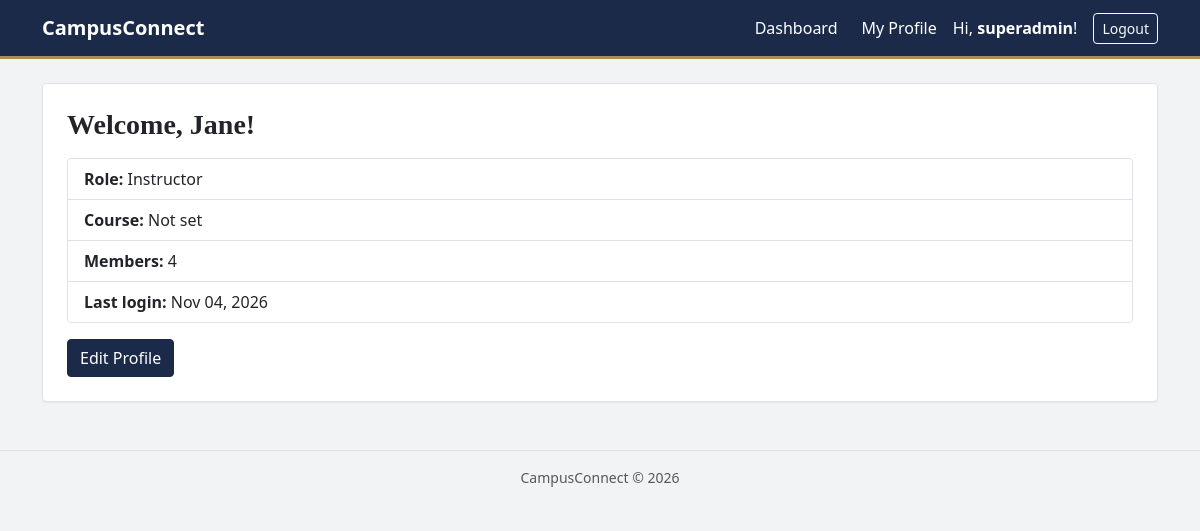
The app's page / (signed in), older data.
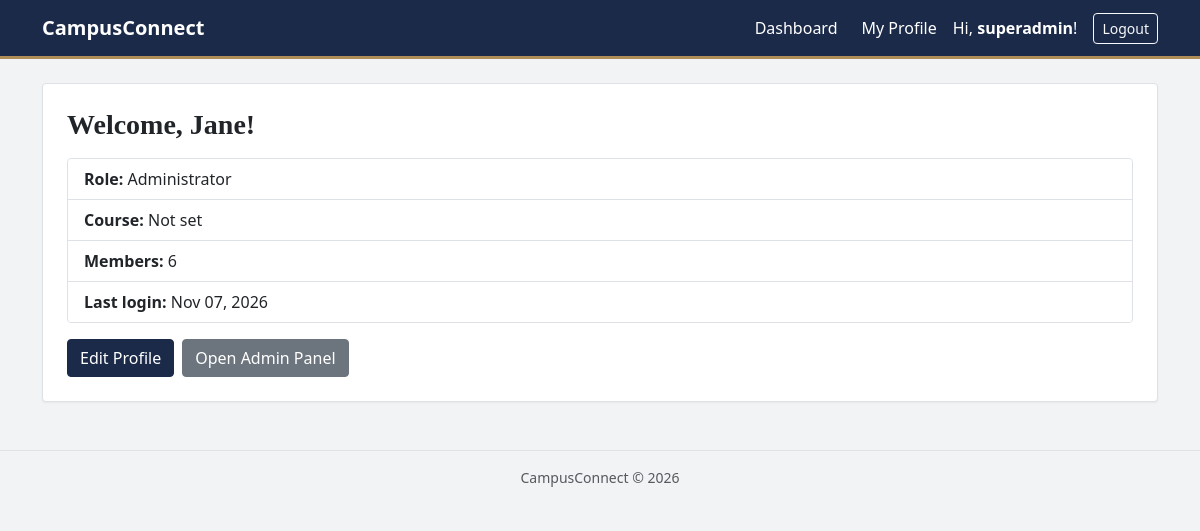
The same page, newer data.
### accounts/models.py (models this page shows)
class CustomUser(AbstractUser):
    class Role(models.TextChoices):
        STUDENT = 'STUDENT', 'Student'
        ADMIN = 'ADMIN', 'Administrator'
        INSTRUCTOR = 'INSTRUCTOR', 'Instructor'
    role = models.CharField(max_length=10,
        choices=Role.choices,
        default=Role.STUDENT)
    course = models.CharField(max_length=100,
        blank = True,)

### dashboard/views.py (the view)
# urls.py: path("", DashboardView.as_view(), name="dashboard"),
class DashboardView(LoginRequiredMixin, TemplateView):
    template_name = 'dashboard/home.html'
    def get_context_data(self, **kwargs):
        context = super().get_context_data(**kwargs)
        context["member_count"] = CustomUser.objects.count()
        context["is_admin"] = (
            self.request.user.role == CustomUser.Role.ADMIN)
        return context

### templates/dashboard/home.html (shortened to what this page needs)
{% extends "base.html" %}
{% block content %}
<div class="card">
  <div class="card-body p-4">
    <h1 class="h3 fw-bold mb-3">Welcome, {{ user.first_name|default:user.username }}!</h1>
    <div class="border rounded-1 mb-3">
      <ul class="list-group list-group-flush">
        <li class="list-group-item"><strong>Role:</strong> {{ user.get_role_display }}</li>
        <li class="list-group-item"><strong>Course:</strong> {{ user.course|default:"Not set" }}</li>
        <li class="list-group-item"><strong>Members:</strong> {{ member_count }}</li>
        <li class="list-group-item"><strong>Last login:</strong> {{ user.last_login|date:"M d, Y" }}</li>
      </ul>
    </div>
    <div class="d-flex gap-2">
      <a href="{% url 'profile' %}" class="btn btn-primary">Edit Profile</a>
      {% if is_admin %}
        <a href="{% url 'admin_panel' %}" class="btn btn-secondary">Open Admin Panel</a>
      {% endif %}
    </div>
  </div>
</div>
{% endblock %}

### templates/base.html (shortened to what this page needs)
<!DOCTYPE html>
<html lang="en">
<head>
  <link href="https://cdn.jsdelivr.net/npm/bootstrap@5.3.3/dist/css/bootstrap.min.css" rel="stylesheet">
</head>
<body>
  <nav class="navbar navbar-expand-lg navbar-dark navbar-campus">
    <div class="container">
      <a class="navbar-brand fw-bold" href="{% url 'dashboard' %}">CampusConnect</a>
      <div class="collapse navbar-collapse" id="navbarNav">
        <ul class="navbar-nav ms-auto align-items-lg-center gap-lg-2">
          {% if user.is_authenticated %}
            <li class="nav-item">
              <a class="nav-link" href="{% url 'dashboard' %}">Dashboard</a>
            </li>
            <li class="nav-item">
              <a class="nav-link" href="{% url 'profile' %}">My Profile</a>
            </li>
            <li class="nav-item">
              <span class="navbar-text me-2">Hi, <strong>{{ user.username }}</strong>!</span>
            </li>
            <li class="nav-item">
              <form method="post" action="{% url 'logout' %}" class="d-inline">
                <button type="submit" class="btn btn-outline-light btn-sm">Logout</button>
              </form>
            </li>
          {% endif %}
        </ul>
      </div>
    </div>
  </nav>
  <main class="container py-4">
    {% block content %}{% endblock %}
  </main>
  <footer class="text-center text-muted small py-3 mt-4">CampusConnect &copy; 2026</footer>
</body>
</html>

### templates/base.html (style rules this page uses)
:root { --campus-navy:#1b2a49; --campus-navy-dark:#14203a; --campus-gold:#b08d57; }
body { background:#f1f3f5; }
h1, h2, h3, h4 { font-family: Georgia, "Times New Roman", serif; color: var(--campus-navy); }
.navbar-campus { background: var(--campus-navy); border-bottom: 3px solid var(--campus-gold); }
.navbar-campus .nav-link, .navbar-campus .navbar-brand, .navbar-campus .navbar-text { color:#fff; }
.card { border:1px solid #dee2e6; border-radius:4px; box-shadow:0 1px 2px rgba(0,0,0,.05); }
.form-control, .form-select, .btn, .alert, .list-group { border-radius:4px; }
.btn-primary { --bs-btn-bg: var(--campus-navy); --bs-btn-border-color: var(--campus-navy); --bs-btn-hover-bg: var(--campus-navy-dark); --bs-btn-hover-border-color: var(--campus-navy-dark); --bs-btn-active-bg: var(--campus-navy-dark); --bs-btn-active-border-color: var(--campus-navy-dark); --bs-btn-disabled-bg: var(--campus-navy); --bs-btn-disabled-border-color: var(--campus-navy); }
a { color: var(--campus-navy); }
footer { border-top:1px solid #dee2e6; }

Row changes from the older to the newer data that the page shows:
changed CustomUser "Jane": role "Instructor" → "Administrator"; last_login "Nov 04, 2026" → "Nov 07, 2026"
Text that changed along with them:
{{ member_count }}: "4" → "6"
text now shown: "Open Admin Panel"
